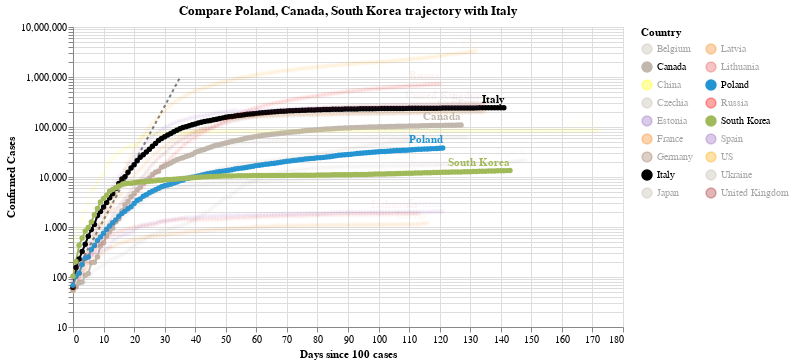

The notebook cell saved with this chart:
### Code cell
#hide_input
chart3 = make_since_chart(dff2, ['Poland', 'Canada', 'South Korea'], baseline_countries)
chart3

### Figure 1 — Vega-Lite specification as saved in the notebook (floating-point values rounded to 4 significant figures; data arrays with more than 128 entries replaced by an {"elided": "..."} marker saying what was removed)
{"config": {"view": {"continuousWidth": 400, "continuousHeight": 300}}, "layer": [{"data": {"name": "data-628230001892d6798b50651be41d1b3e"}, "mark": {"type": "line", "color": "black", "opacity": 0.5, "strokeDash": [3, 3]}, "encoding": {"x": {"type": "quantitative", "field": "Days since 100 cases"}, "y": {"type": "quantitative", "field": "Confirmed Cases"}}}, {"data": {"name": "data-21f4cef212fa47f3bc62e42c81080f2b"}, "mark": {"type": "line", "point": true}, "encoding": {"color": {"type": "nominal", "field": "Country", "legend": {"columns": 2}, "scale": {"domain": ["Belgium", "Canada", "China", "Czechia", "Estonia", "France", "Germany", "Italy", "Japan", "Latvia", "Lithuania", "Poland", "Russia", "South Korea", "Spain", "US", "Ukraine", "United Kingdom"], "range": ["#C1B7AD", "#C1B7AD", "yellow", "#C1B7AD", "#9467bd", "#F58518", "#9D755D", "black", "#C1B7AD", "#F58518", "#E45756", "#2495D3", "red", "#A1BA59", "#9467bd", "orange", "#C1B7AD", "brown"]}}, "opacity": {"condition": {"value": 1, "selection": "selector001"}, "value": 0.05}, "tooltip": [{"type": "nominal", "field": "Country"}, {"type": "temporal", "field": "Date"}, {"type": "quantitative", "field": "Confirmed Cases"}, {"type": "quantitative", "field": "Days since 100 cases"}], "x": {"type": "quantitative", "field": "Days since 100 cases"}, "y": {"type": "quantitative", "field": "Confirmed Cases", "scale": {"type": "log"}}}, "selection": {"selector001": {"type": "multi", "fields": ["Country"], "bind": "legend", "init": [{"Country": "Poland"}, {"Country": "Canada"}, {"Country": "South Korea"}, {"Country": "Italy"}]}}, "width": 550}, {"data": {"name": "data-21f4cef212fa47f3bc62e42c81080f2b"}, "mark": {"type": "text", "align": "right", "dy": -8, "fontWeight": "bold"}, "encoding": {"color": {"type": "nominal", "field": "Country", "legend": {"columns": 2}, "scale": {"domain": ["Belgium", "Canada", "China", "Czechia", "Estonia", "France", "Germany", "Italy", "Japan", "Latvia", "Lithuania", "Poland", "Russia", "South Korea", "Spain", "US", "Ukraine", "United Kingdom"], "range": ["#C1B7AD", "#C1B7AD", "yellow", "#C1B7AD", "#9467bd", "#F58518", "#9D755D", "black", "#C1B7AD", "#F58518", "#E45756", "#2495D3", "red", "#A1BA59", "#9467bd", "orange", "#C1B7AD", "brown"]}}, "opacity": {"condition": {"value": 1, "selection": "selector001"}, "value": 0.05}, "text": {"type": "nominal", "field": "Country"}, "tooltip": [{"type": "nominal", "field": "Country"}, {"type": "temporal", "field": "Date"}, {"type": "quantitative", "field": "Confirmed Cases"}, {"type": "quantitative", "field": "Days since 100 cases"}], "x": {"type": "quantitative", "field": "Days since 100 cases"}, "y": {"type": "quantitative", "field": "Confirmed Cases", "scale": {"type": "log"}}}, "transform": [{"filter": "(datum['Date'] >= 1594512000000)"}], "width": 550}], "title": "Compare Poland, Canada, South Korea trajectory with Italy", "$schema": "https://vega.github.io/schema/vega-lite/v4.0.2.json", "datasets": {"data-628230001892d6798b50651be41d1b3e": [{"Days since 100 cases": 0, "Confirmed Cases": 100.0}, {"Days since 100 cases": 1, "Confirmed Cases": 130.0}, {"Days since 100 cases": 2, "Confirmed Cases": 169.0}, {"Days since 100 cases": 3, "Confirmed Cases": 219.7}, {"Days since 100 cases": 4, "Confirmed Cases": 285.6}, {"Days since 100 cases": 5, "Confirmed Cases": 371.3}, {"Days since 100 cases": 6, "Confirmed Cases": 482.7}, {"Days since 100 cases": 7, "Confirmed Cases": 627.5}, {"Days since 100 cases": 8, "Confirmed Cases": 815.7}, {"Days since 100 cases": 9, "Confirmed Cases": 1060.0}, {"Days since 100 cases": 10, "Confirmed Cases": 1379.0}, {"Days since 100 cases": 11, "Confirmed Cases": 1792.0}, {"Days since 100 cases": 12, "Confirmed Cases": 2330.0}, {"Days since 100 cases": 13, "Confirmed Cases": 3029.0}, {"Days since 100 cases": 14, "Confirmed Cases": 3937.0}, {"Days since 100 cases": 15, "Confirmed Cases": 5119.0}, {"Days since 100 cases": 16, "Confirmed Cases": 6654.0}, {"Days since 100 cases": 17, "Confirmed Cases": 8650.0}, {"Days since 100 cases": 18, "Confirmed Cases": 11250.0}, {"Days since 100 cases": 19, "Confirmed Cases": 14620.0}, {"Days since 100 cases": 20, "Confirmed Cases": 19000.0}, {"Days since 100 cases": 21, "Confirmed Cases": 24710.0}, {"Days since 100 cases": 22, "Confirmed Cases": 32120.0}, {"Days since 100 cases": 23, "Confirmed Cases": 41750.0}, {"Days since 100 cases": 24, "Confirmed Cases": 54280.0}, {"Days since 100 cases": 25, "Confirmed Cases": 70560.0}, {"Days since 100 cases": 26, "Confirmed Cases": 91730.0}, {"Days since 100 cases": 27, "Confirmed Cases": 119300.0}, {"Days since 100 cases": 28, "Confirmed Cases": 155000.0}, {"Days since 100 cases": 29, "Confirmed Cases": 201500.0}, {"Days since 100 cases": 30, "Confirmed Cases": 262000.0}, {"Days since 100 cases": 31, "Confirmed Cases": 340600.0}, {"Days since 100 cases": 32, "Confirmed Cases": 442800.0}, {"Days since 100 cases": 33, "Confirmed Cases": 575600.0}, {"Days since 100 cases": 34, "Confirmed Cases": 748300.0}, {"Days since 100 cases": 35, "Confirmed Cases": 972800.0}], "data-21f4cef212fa47f3bc62e42c81080f2b": {"elided": "2373 records"}}}
